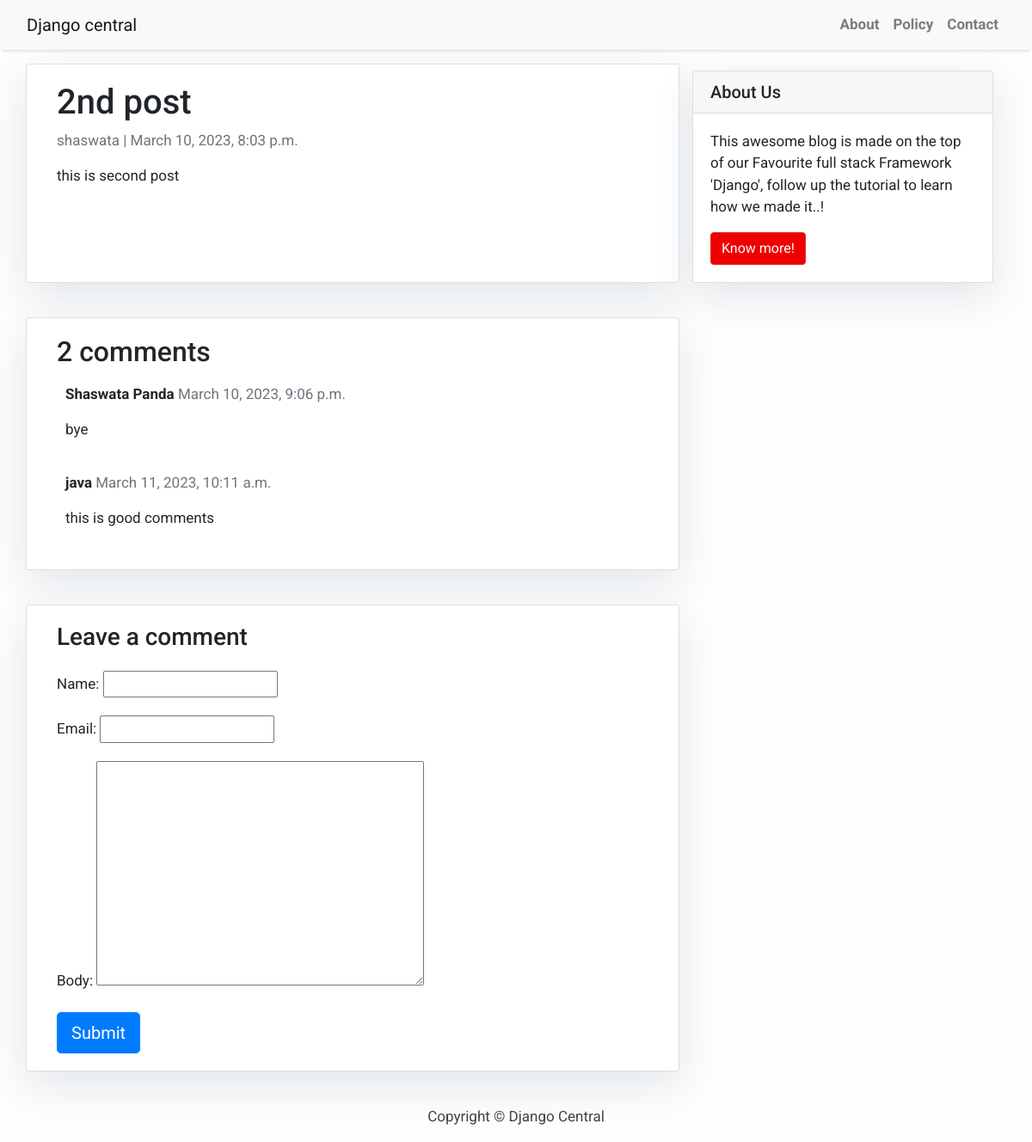
Page /2nd-post/ on the committed database.
### blog/models.py (models this page shows, shortened)
class Post(models.Model):
    title = models.CharField(max_length=200, unique=True)
    slug = models.SlugField(max_length=200, unique=True)
    author = models.ForeignKey(
        User, on_delete=models.CASCADE, related_name='blog_posts')
    updated_on = models.DateTimeField(auto_now=True)
    content = models.TextField()
    created_on = models.DateTimeField(auto_now_add=True)
    status = models.IntegerField(choices=STATUS, default=0)
    class Meta:
        ordering = ['-created_on']

class Comment(models.Model):
    post = models.ForeignKey(Post,on_delete=models.CASCADE,related_name='comments')
    name = models.CharField(max_length=80)
    email = models.EmailField()
    body = models.TextField()
    created_on = models.DateTimeField(auto_now_add=True)
    active = models.BooleanField(default=False)
    class Meta:
        ordering = ['created_on']

### blog/views.py (the view)
# urls.py: path('<slug:slug>/', views.post_detail, name='post_detail'),
def post_detail(request, slug):
    template_name = 'post_detail.html'
    post = get_object_or_404(Post, slug=slug)
    comments = post.comments.filter(active=True)
    new_comment = None
    if request.method == 'POST':
        comment_form = CommentForm(data=request.POST)
        if comment_form.is_valid():
            new_comment = comment_form.save(commit=False)
            new_comment.post = post
            new_comment.save()
    else:
        comment_form = CommentForm()
    return render(request, template_name, {'post': post,
                                           'comments': comments,
                                           'new_comment': new_comment,
                                           'comment_form': comment_form})

### blog/forms.py
class CommentForm(forms.ModelForm):
    class Meta:
        model = Comment
        fields = ('name', 'email', 'body')

### templates/post_detail.html (shortened to what this page needs)
{% extends 'base.html' %} {% block content %}
<div class="container">
  <div class="row">
    <div class="col-md-8 card mb-4  mt-3 left  top">
      <div class="card-body">
        <h1>{% block title %} {{ post.title }} {% endblock title %}</h1>
        <p class=" text-muted">{{ post.author }} | {{ post.created_on }}</p>
        <p class="card-text ">{{ post.content | safe }}</p>
      </div>
    </div>
    {% block sidebar %} {% include 'sidebar.html' %} {% endblock sidebar %}
    <div class="col-md-8 card mb-4  mt-3 ">
      <div class="card-body">
        <h2>{{ comments.count }} comments</h2>
        {% for comment in comments %}
        <div class="comments" style="padding: 10px;">
          <p class="font-weight-bold">
            {{ comment.name }}
            <span class=" text-muted font-weight-normal">
              {{ comment.created_on }}
            </span>
          </p>
          {{ comment.body | linebreaks }}
        </div>
        {% endfor %}
      </div>
    </div>
    <div class="col-md-8 card mb-4  mt-3 ">
      <div class="card-body">
        {% if new_comment %}
        <div class="alert alert-success" role="alert">
          Your comment is awaiting moderation
        </div>
        {% else %}
        <h3>Leave a comment</h3>
        <form method="post" style="margin-top: 1.3em;">
          {{ comment_form.as_p }}
          <button type="submit" class="btn btn-primary  btn-lg">Submit</button>
        </form>
        {% endif %}
      </div>
    </div>
  </div>
</div>
{% endblock content %}

### templates/base.html (style rules this page uses)
body { font-family: "Roboto", sans-serif; font-size: 17px; background-color: #fdfdfd; }

### templates/sidebar.html (style rules this page uses)
.card { box-shadow: 0 16px 48px #E3E7EB; }

### rows in the picture
Post: title "2nd post", author "shaswata", created_on "March 10, 2023, 8:03 p.m.", content "this is second post"
Comment: name "Shaswata Panda", created_on "March 10, 2023, 9:06 p.m.", body "bye"
Comment: name "java", created_on "March 11, 2023, 10:11 a.m.", body "this is good comments"

### other values in the picture
{{ comments.count }} "2"
